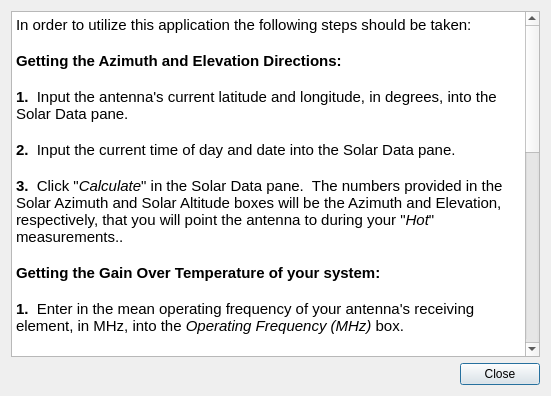
<?xml version="1.0" encoding="UTF-8"?>
<ui version="4.0">
 <class>HowTo</class>
 <widget class="QDialog" name="HowTo">
  <property name="geometry">
   <rect>
    <x>0</x>
    <y>0</y>
    <width>551</width>
    <height>396</height>
   </rect>
  </property>
  <property name="windowTitle">
   <string>Dialog</string>
  </property>
  <layout class="QGridLayout" name="gridLayout">
   <item row="0" column="0">
    <widget class="QTextBrowser" name="textBrowser">
     <property name="html">
      <string>&lt;!DOCTYPE HTML PUBLIC &quot;-//W3C//DTD HTML 4.0//EN&quot; &quot;http://www.w3.org/TR/REC-html40/strict.dtd&quot;&gt;
&lt;html&gt;&lt;head&gt;&lt;meta name=&quot;qrichtext&quot; content=&quot;1&quot; /&gt;&lt;style type=&quot;text/css&quot;&gt;
p, li { white-space: pre-wrap; }
&lt;/style&gt;&lt;/head&gt;&lt;body style=&quot; font-family:'Ubuntu'; font-size:11pt; font-weight:400; font-style:normal;&quot;&gt;
&lt;p style=&quot; margin-top:0px; margin-bottom:0px; margin-left:0px; margin-right:0px; -qt-block-indent:0; text-indent:0px;&quot;&gt;In order to utilize this application the following steps should be taken:&lt;/p&gt;
&lt;p style=&quot;-qt-paragraph-type:empty; margin-top:0px; margin-bottom:0px; margin-left:0px; margin-right:0px; -qt-block-indent:0; text-indent:0px;&quot;&gt;&lt;br /&gt;&lt;/p&gt;
&lt;p style=&quot; margin-top:0px; margin-bottom:0px; margin-left:0px; margin-right:0px; -qt-block-indent:0; text-indent:0px;&quot;&gt;&lt;span style=&quot; font-weight:600;&quot;&gt;Getting the Azimuth and Elevation Directions:&lt;/span&gt;&lt;/p&gt;
&lt;p style=&quot;-qt-paragraph-type:empty; margin-top:0px; margin-bottom:0px; margin-left:0px; margin-right:0px; -qt-block-indent:0; text-indent:0px;&quot;&gt;&lt;br /&gt;&lt;/p&gt;
&lt;p style=&quot; margin-top:0px; margin-bottom:0px; margin-left:0px; margin-right:0px; -qt-block-indent:0; text-indent:0px;&quot;&gt;&lt;span style=&quot; font-weight:600;&quot;&gt;1. &lt;/span&gt; Input the antenna's current latitude and longitude, in degrees, into the Solar Data pane.&lt;/p&gt;
&lt;p style=&quot;-qt-paragraph-type:empty; margin-top:0px; margin-bottom:0px; margin-left:0px; margin-right:0px; -qt-block-indent:0; text-indent:0px;&quot;&gt;&lt;br /&gt;&lt;/p&gt;
&lt;p style=&quot; margin-top:0px; margin-bottom:0px; margin-left:0px; margin-right:0px; -qt-block-indent:0; text-indent:0px;&quot;&gt;&lt;span style=&quot; font-weight:600;&quot;&gt;2.&lt;/span&gt;  Input the current time of day and date into the Solar Data pane.&lt;/p&gt;
&lt;p style=&quot;-qt-paragraph-type:empty; margin-top:0px; margin-bottom:0px; margin-left:0px; margin-right:0px; -qt-block-indent:0; text-indent:0px;&quot;&gt;&lt;br /&gt;&lt;/p&gt;
&lt;p style=&quot; margin-top:0px; margin-bottom:0px; margin-left:0px; margin-right:0px; -qt-block-indent:0; text-indent:0px;&quot;&gt;&lt;span style=&quot; font-weight:600;&quot;&gt;3.&lt;/span&gt;  Click &amp;quot;&lt;span style=&quot; font-style:italic;&quot;&gt;Calculate&lt;/span&gt;&amp;quot; in the Solar Data pane.  The numbers provided in the Solar Azimuth and Solar Altitude boxes will be the Azimuth and Elevation, respectively, that you will point the antenna to during your &amp;quot;&lt;span style=&quot; font-style:italic;&quot;&gt;Hot&lt;/span&gt;&amp;quot; measurements..&lt;/p&gt;
&lt;p style=&quot;-qt-paragraph-type:empty; margin-top:0px; margin-bottom:0px; margin-left:0px; margin-right:0px; -qt-block-indent:0; text-indent:0px;&quot;&gt;&lt;br /&gt;&lt;/p&gt;
&lt;p style=&quot; margin-top:0px; margin-bottom:0px; margin-left:0px; margin-right:0px; -qt-block-indent:0; text-indent:0px;&quot;&gt;&lt;span style=&quot; font-weight:600;&quot;&gt;Getting the Gain Over Temperature of your system:&lt;/span&gt;&lt;/p&gt;
&lt;p style=&quot;-qt-paragraph-type:empty; margin-top:0px; margin-bottom:0px; margin-left:0px; margin-right:0px; -qt-block-indent:0; text-indent:0px;&quot;&gt;&lt;br /&gt;&lt;/p&gt;
&lt;p style=&quot; margin-top:0px; margin-bottom:0px; margin-left:0px; margin-right:0px; -qt-block-indent:0; text-indent:0px;&quot;&gt;&lt;span style=&quot; font-weight:600;&quot;&gt;1. &lt;/span&gt; Enter in the mean operating frequency of your antenna's receiving element, in MHz, into the &lt;span style=&quot; font-style:italic;&quot;&gt;Operating Frequency (MHz)&lt;/span&gt; box.&lt;/p&gt;
&lt;p style=&quot;-qt-paragraph-type:empty; margin-top:0px; margin-bottom:0px; margin-left:0px; margin-right:0px; -qt-block-indent:0; text-indent:0px;&quot;&gt;&lt;br /&gt;&lt;/p&gt;
&lt;p style=&quot; margin-top:0px; margin-bottom:0px; margin-left:0px; margin-right:0px; -qt-block-indent:0; text-indent:0px;&quot;&gt;Example: Your antenna operates between 1400 and 2400 MHz, your mean operating frequency would be  1900 MHz.&lt;/p&gt;
&lt;p style=&quot;-qt-paragraph-type:empty; margin-top:0px; margin-bottom:0px; margin-left:0px; margin-right:0px; -qt-block-indent:0; text-indent:0px;&quot;&gt;&lt;br /&gt;&lt;/p&gt;
&lt;p style=&quot; margin-top:0px; margin-bottom:0px; margin-left:0px; margin-right:0px; -qt-block-indent:0; text-indent:0px;&quot;&gt;&lt;span style=&quot; font-weight:600;&quot;&gt;2. &lt;/span&gt; Enter the Beamwidth, in degrees, of your receiving element into the &lt;span style=&quot; font-style:italic;&quot;&gt;Beamwidth (Degrees)&lt;/span&gt; box.&lt;/p&gt;
&lt;p style=&quot;-qt-paragraph-type:empty; margin-top:0px; margin-bottom:0px; margin-left:0px; margin-right:0px; -qt-block-indent:0; text-indent:0px;&quot;&gt;&lt;br /&gt;&lt;/p&gt;
&lt;p style=&quot; margin-top:0px; margin-bottom:0px; margin-left:0px; margin-right:0px; -qt-block-indent:0; text-indent:0px;&quot;&gt;&lt;span style=&quot; font-weight:600;&quot;&gt;3.&lt;/span&gt;  Call the following number to get the Solar Flux numbers for the day:&lt;/p&gt;
&lt;p style=&quot;-qt-paragraph-type:empty; margin-top:0px; margin-bottom:0px; margin-left:0px; margin-right:0px; -qt-block-indent:0; text-indent:0px;&quot;&gt;&lt;br /&gt;&lt;/p&gt;
&lt;p style=&quot; margin-top:0px; margin-bottom:0px; margin-left:0px; margin-right:0px; -qt-block-indent:0; text-indent:0px;&quot;&gt;	&lt;span style=&quot; font-weight:600;&quot;&gt;Space Environment Laboratories&lt;/span&gt; - (303) 497-3171&lt;/p&gt;
&lt;p style=&quot;-qt-paragraph-type:empty; margin-top:0px; margin-bottom:0px; margin-left:0px; margin-right:0px; -qt-block-indent:0; text-indent:0px;&quot;&gt;&lt;br /&gt;&lt;/p&gt;
&lt;p style=&quot; margin-top:0px; margin-bottom:0px; margin-left:0px; margin-right:0px; -qt-block-indent:0; text-indent:0px;&quot;&gt;&lt;span style=&quot; font-weight:600;&quot;&gt;4.&lt;/span&gt;  Record the values for the frequencies given by the GUI in the appropriate boxes (&lt;span style=&quot; font-style:italic;&quot;&gt;Solar Flux @ XXXX MHz&lt;/span&gt;).&lt;/p&gt;
&lt;p style=&quot;-qt-paragraph-type:empty; margin-top:0px; margin-bottom:0px; margin-left:0px; margin-right:0px; -qt-block-indent:0; text-indent:0px;&quot;&gt;&lt;br /&gt;&lt;/p&gt;
&lt;p style=&quot; margin-top:0px; margin-bottom:0px; margin-left:0px; margin-right:0px; -qt-block-indent:0; text-indent:0px;&quot;&gt;&lt;span style=&quot; font-weight:600;&quot;&gt;5.&lt;/span&gt;  Point the antenna at the Solar Azimuth and Solar Elevation found in the Solar Data pane.&lt;/p&gt;
&lt;p style=&quot;-qt-paragraph-type:empty; margin-top:0px; margin-bottom:0px; margin-left:0px; margin-right:0px; -qt-block-indent:0; text-indent:0px;&quot;&gt;&lt;br /&gt;&lt;/p&gt;
&lt;p style=&quot; margin-top:0px; margin-bottom:0px; margin-left:0px; margin-right:0px; -qt-block-indent:0; text-indent:0px;&quot;&gt;&lt;span style=&quot; font-weight:600;&quot;&gt;6.&lt;/span&gt;  Record your first Hot measurement in the box beneath &lt;span style=&quot; font-style:italic;&quot;&gt;Hot&lt;/span&gt; and to the right of &lt;span style=&quot; font-style:italic;&quot;&gt;Measurement 1&lt;/span&gt;.&lt;/p&gt;
&lt;p style=&quot;-qt-paragraph-type:empty; margin-top:0px; margin-bottom:0px; margin-left:0px; margin-right:0px; -qt-block-indent:0; text-indent:0px;&quot;&gt;&lt;br /&gt;&lt;/p&gt;
&lt;p style=&quot; margin-top:0px; margin-bottom:0px; margin-left:0px; margin-right:0px; -qt-block-indent:0; text-indent:0px;&quot;&gt;&lt;span style=&quot; font-weight:600;&quot;&gt;7. &lt;/span&gt; Point the antenna at a point in the sky away from the Sun.&lt;/p&gt;
&lt;p style=&quot;-qt-paragraph-type:empty; margin-top:0px; margin-bottom:0px; margin-left:0px; margin-right:0px; -qt-block-indent:0; text-indent:0px;&quot;&gt;&lt;br /&gt;&lt;/p&gt;
&lt;p style=&quot; margin-top:0px; margin-bottom:0px; margin-left:0px; margin-right:0px; -qt-block-indent:0; text-indent:0px;&quot;&gt;&lt;span style=&quot; font-weight:600;&quot;&gt;8.&lt;/span&gt;  Record your first Cold measurement in the box beneath &lt;span style=&quot; font-style:italic;&quot;&gt;Cold&lt;/span&gt; and to the right of &lt;span style=&quot; font-style:italic;&quot;&gt;Measurement 1&lt;/span&gt;.&lt;/p&gt;
&lt;p style=&quot;-qt-paragraph-type:empty; margin-top:0px; margin-bottom:0px; margin-left:0px; margin-right:0px; -qt-block-indent:0; text-indent:0px;&quot;&gt;&lt;br /&gt;&lt;/p&gt;
&lt;p style=&quot; margin-top:0px; margin-bottom:0px; margin-left:0px; margin-right:0px; -qt-block-indent:0; text-indent:0px;&quot;&gt;&lt;span style=&quot; font-weight:600;&quot;&gt;9.&lt;/span&gt;  Repeat steps 5 through 8 until all three measurements of Hot and Cold have been taken.&lt;/p&gt;
&lt;p style=&quot;-qt-paragraph-type:empty; margin-top:0px; margin-bottom:0px; margin-left:0px; margin-right:0px; -qt-block-indent:0; text-indent:0px;&quot;&gt;&lt;br /&gt;&lt;/p&gt;
&lt;p style=&quot; margin-top:0px; margin-bottom:0px; margin-left:0px; margin-right:0px; -qt-block-indent:0; text-indent:0px;&quot;&gt;&lt;span style=&quot; font-weight:600;&quot;&gt;10.&lt;/span&gt;  Click &amp;quot;&lt;span style=&quot; font-style:italic;&quot;&gt;Calculate&lt;/span&gt;&amp;quot; in the &lt;span style=&quot; font-style:italic;&quot;&gt;G Over T Data&lt;/span&gt; pane, giving you the Gain Over Temperature of your system.&lt;/p&gt;&lt;/body&gt;&lt;/html&gt;</string>
     </property>
    </widget>
   </item>
   <item row="1" column="0">
    <layout class="QHBoxLayout" name="horizontalLayout">
     <item>
      <spacer name="horizontalSpacer">
       <property name="orientation">
        <enum>Qt::Horizontal</enum>
       </property>
       <property name="sizeHint" stdset="0">
        <size>
         <width>40</width>
         <height>20</height>
        </size>
       </property>
      </spacer>
     </item>
     <item>
      <widget class="QPushButton" name="pushButtonClose">
       <property name="text">
        <string>Close</string>
       </property>
      </widget>
     </item>
    </layout>
   </item>
  </layout>
 </widget>
 <resources/>
 <connections/>
</ui>
